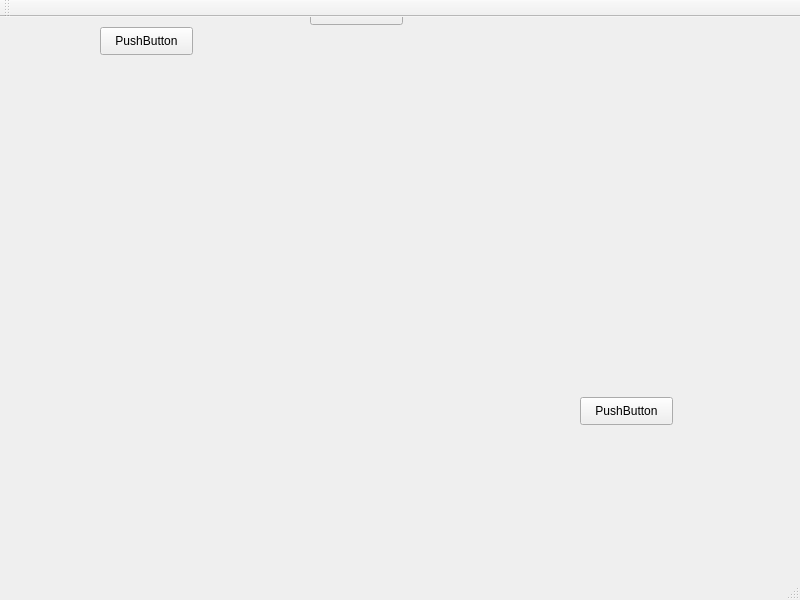
<?xml version="1.0" encoding="UTF-8"?>
<ui version="4.0">
 <class>MainWindow</class>
 <widget class="QMainWindow" name="MainWindow">
  <property name="geometry">
   <rect>
    <x>0</x>
    <y>0</y>
    <width>800</width>
    <height>600</height>
   </rect>
  </property>
  <property name="windowTitle">
   <string>MainWindow</string>
  </property>
  <widget class="QWidget" name="centralwidget">
   <widget class="QPushButton" name="pushButton_2">
    <property name="geometry">
     <rect>
      <x>100</x>
      <y>10</y>
      <width>93</width>
      <height>28</height>
     </rect>
    </property>
    <property name="text">
     <string>PushButton</string>
    </property>
   </widget>
   <widget class="QPushButton" name="pushButton_4">
    <property name="geometry">
     <rect>
      <x>310</x>
      <y>-20</y>
      <width>93</width>
      <height>28</height>
     </rect>
    </property>
    <property name="text">
     <string>PushButton</string>
    </property>
   </widget>
   <widget class="QPushButton" name="pushButton_12">
    <property name="geometry">
     <rect>
      <x>580</x>
      <y>380</y>
      <width>93</width>
      <height>28</height>
     </rect>
    </property>
    <property name="text">
     <string>PushButton</string>
    </property>
   </widget>
  </widget>
  <widget class="QMenuBar" name="menuBar">
   <property name="geometry">
    <rect>
     <x>0</x>
     <y>0</y>
     <width>800</width>
     <height>26</height>
    </rect>
   </property>
  </widget>
  <widget class="QToolBar" name="toolBar">
   <property name="windowTitle">
    <string>toolBar</string>
   </property>
   <attribute name="toolBarArea">
    <enum>TopToolBarArea</enum>
   </attribute>
   <attribute name="toolBarBreak">
    <bool>false</bool>
   </attribute>
  </widget>
  <widget class="QStatusBar" name="statusBar"/>
 </widget>
 <resources/>
 <connections/>
</ui>
